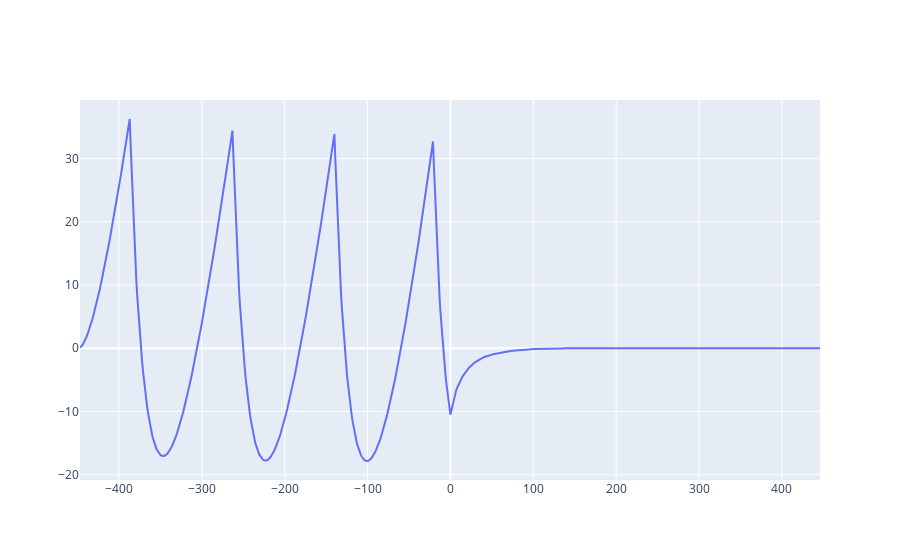

Notebook code for this chart:
### Code cell
cross_Cor = np.correlate(omega_hat, chase_df.loc[:,'chase_theta'], mode='full')
x_Axis = np.arange(-len(omega_hat), len(omega_hat), 1)
fig = go.Figure(data=go.Scatter(x = x_Axis, y=cross_Cor))
fig.show()
fig.write_html("../dataFolders/MuscaChasingMusca/Sampled1K_Figures/Chase_relationships/" + name + "theta_cross_cor.html")

### Figure 1 — Plotly figure (JSON) as saved in the notebook; plotly's stock layout.template omitted (floating-point values rounded to 4 significant figures; data arrays with more than 128 entries replaced by an {"elided": "..."} marker saying what was removed)
{"data": [{"type": "scatter", "x": {"elided": "894 int values"}, "y": {"elided": "894 float values"}}], "layout": {}}
